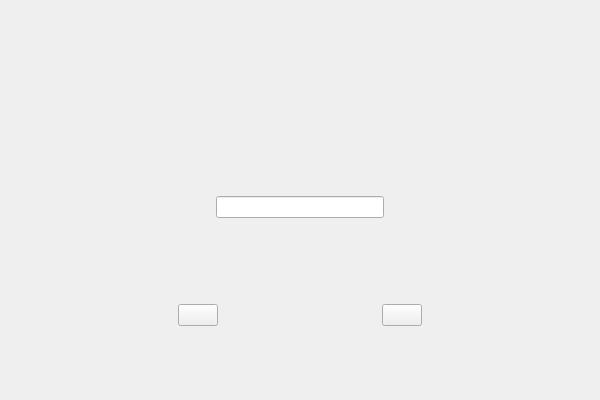
<?xml version="1.0" encoding="UTF-8"?>
<ui version="4.0">
 <class>JoinRoom</class>
 <widget class="QDialog" name="JoinRoom">
  <property name="geometry">
   <rect>
    <x>0</x>
    <y>0</y>
    <width>600</width>
    <height>400</height>
   </rect>
  </property>
  <property name="windowTitle">
   <string>Dialog</string>
  </property>
  <layout class="QVBoxLayout" name="verticalLayout_2">
   <item>
    <spacer name="verticalSpacer">
     <property name="orientation">
      <enum>Qt::Orientation::Vertical</enum>
     </property>
     <property name="sizeHint" stdset="0">
      <size>
       <width>20</width>
       <height>40</height>
      </size>
     </property>
    </spacer>
   </item>
   <item>
    <widget class="QWidget" name="widget_2" native="true">
     <layout class="QHBoxLayout" name="horizontalLayout_3">
      <item>
       <spacer name="horizontalSpacer_6">
        <property name="orientation">
         <enum>Qt::Orientation::Horizontal</enum>
        </property>
        <property name="sizeHint" stdset="0">
         <size>
          <width>174</width>
          <height>20</height>
         </size>
        </property>
       </spacer>
      </item>
      <item>
       <widget class="QWidget" name="widget" native="true">
        <layout class="QVBoxLayout" name="verticalLayout">
         <item>
          <widget class="QLabel" name="description">
           <property name="text">
            <string/>
           </property>
          </widget>
         </item>
         <item>
          <widget class="QLineEdit" name="room_name"/>
         </item>
        </layout>
       </widget>
      </item>
      <item>
       <spacer name="horizontalSpacer_7">
        <property name="orientation">
         <enum>Qt::Orientation::Horizontal</enum>
        </property>
        <property name="sizeHint" stdset="0">
         <size>
          <width>174</width>
          <height>20</height>
         </size>
        </property>
       </spacer>
      </item>
     </layout>
    </widget>
   </item>
   <item>
    <widget class="QStackedWidget" name="stackedWidget">
     <property name="currentIndex">
      <number>1</number>
     </property>
     <widget class="QWidget" name="page">
      <layout class="QHBoxLayout" name="horizontalLayout">
       <item>
        <spacer name="horizontalSpacer">
         <property name="orientation">
          <enum>Qt::Orientation::Horizontal</enum>
         </property>
         <property name="sizeHint" stdset="0">
          <size>
           <width>205</width>
           <height>20</height>
          </size>
         </property>
        </spacer>
       </item>
       <item>
        <widget class="QPushButton" name="create_room">
         <property name="text">
          <string/>
         </property>
        </widget>
       </item>
       <item>
        <spacer name="horizontalSpacer_2">
         <property name="orientation">
          <enum>Qt::Orientation::Horizontal</enum>
         </property>
         <property name="sizeHint" stdset="0">
          <size>
           <width>205</width>
           <height>20</height>
          </size>
         </property>
        </spacer>
       </item>
      </layout>
     </widget>
     <widget class="QWidget" name="page_2">
      <layout class="QHBoxLayout" name="horizontalLayout_2">
       <item>
        <spacer name="horizontalSpacer_3">
         <property name="orientation">
          <enum>Qt::Orientation::Horizontal</enum>
         </property>
         <property name="sizeHint" stdset="0">
          <size>
           <width>95</width>
           <height>20</height>
          </size>
         </property>
        </spacer>
       </item>
       <item>
        <widget class="QPushButton" name="search_room">
         <property name="text">
          <string/>
         </property>
        </widget>
       </item>
       <item>
        <spacer name="horizontalSpacer_4">
         <property name="orientation">
          <enum>Qt::Orientation::Horizontal</enum>
         </property>
         <property name="sizeType">
          <enum>QSizePolicy::Policy::Expanding</enum>
         </property>
         <property name="sizeHint" stdset="0">
          <size>
           <width>94</width>
           <height>20</height>
          </size>
         </property>
        </spacer>
       </item>
       <item>
        <widget class="QPushButton" name="join_room">
         <property name="text">
          <string/>
         </property>
        </widget>
       </item>
       <item>
        <spacer name="horizontalSpacer_5">
         <property name="orientation">
          <enum>Qt::Orientation::Horizontal</enum>
         </property>
         <property name="sizeHint" stdset="0">
          <size>
           <width>95</width>
           <height>20</height>
          </size>
         </property>
        </spacer>
       </item>
      </layout>
     </widget>
    </widget>
   </item>
  </layout>
 </widget>
 <resources/>
 <connections/>
</ui>
